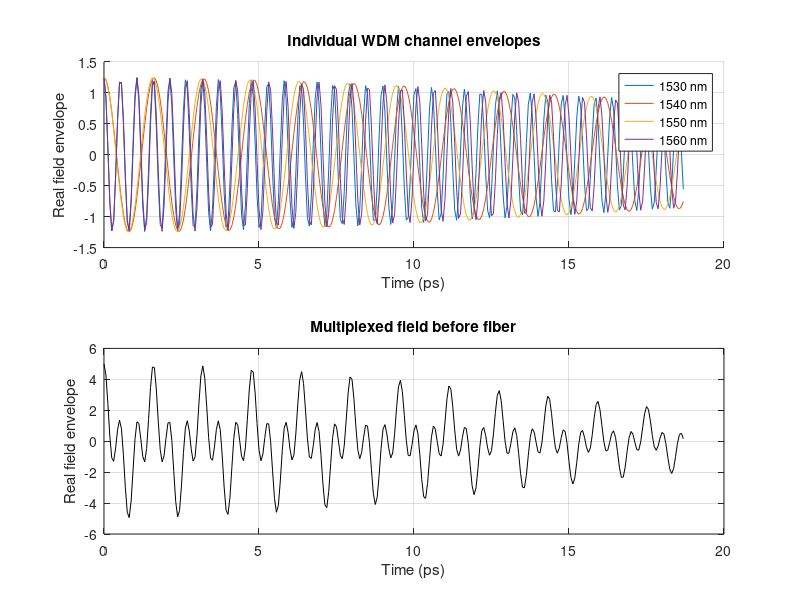
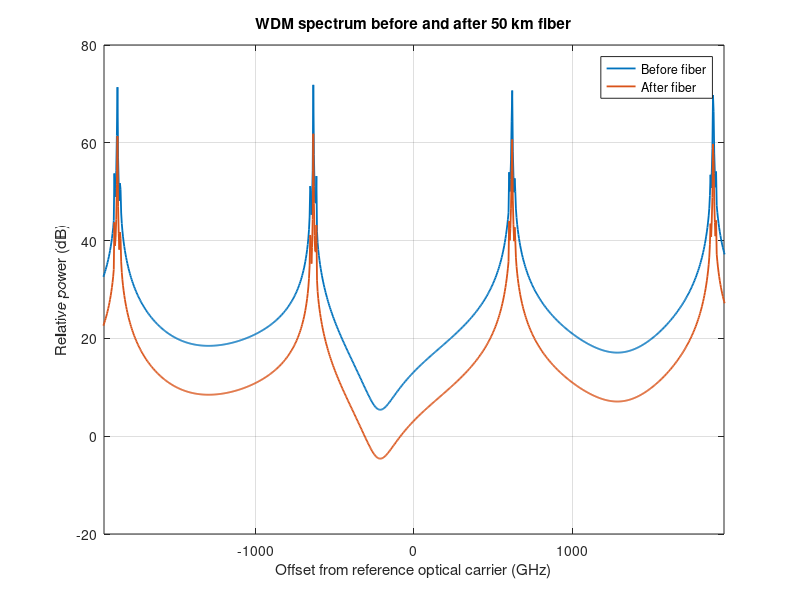
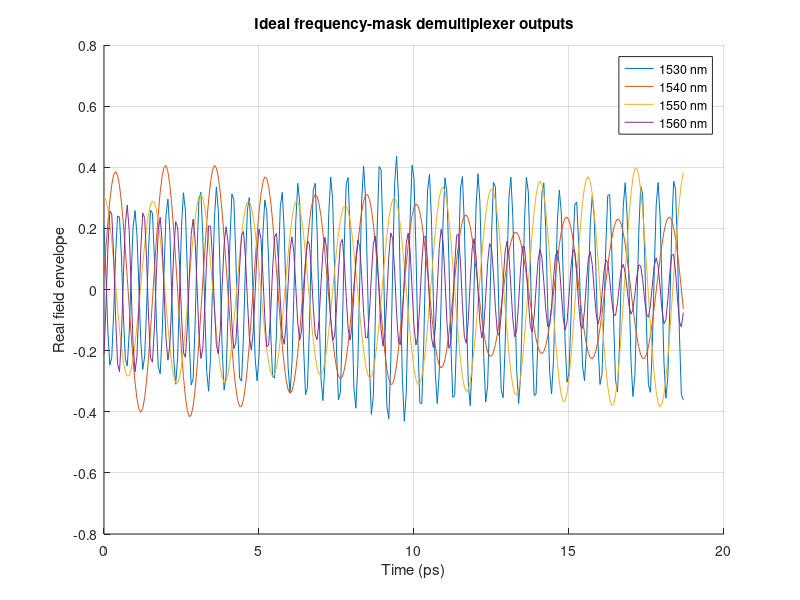
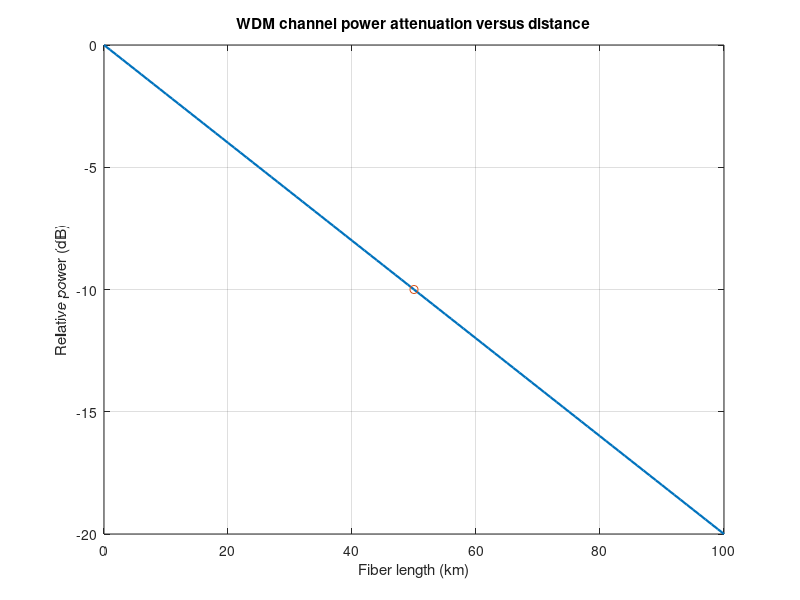

The MATLAB script that drew these images, in order: (Note: this script raises an error after producing the figures.)
% User-configurable WDM complex-envelope simulation.
% Sampling represents complex envelopes, not optical-carrier oscillations.

wdmScriptDir = fileparts(mfilename('fullpath'));
wdmMatlabDir = fileparts(wdmScriptDir);
wdmProjectDir = fileparts(wdmMatlabDir);
wdmGraphDir = fullfile(wdmProjectDir, 'Results', 'Graphs');
if ~exist(wdmGraphDir, 'dir')
    mkdir(wdmGraphDir);
end
wdmDataDir = fullfile(wdmProjectDir, 'Results', 'Data');
if ~exist(wdmDataDir, 'dir')
    mkdir(wdmDataDir);
end
if ~exist('wdmWavelength_nm', 'var')
    wdmWavelength_nm = [1530, 1540, 1550, 1560];
end
if ~exist('wdmFiberLength_km', 'var')
    wdmFiberLength_km = 50;
end
if ~exist('wdmAttenuation_dB_per_km', 'var')
    wdmAttenuation_dB_per_km = 0.2;
end
if ~exist('wdmBeta2_ps2_per_km', 'var')
    wdmBeta2_ps2_per_km = -21.7;
end
if ~exist('wdmModulation_Hz', 'var')
    wdmModulation_Hz = 18e9;
end

wdmSampleCount = 4096;
wdmSampleRate_Hz = 16e12;
wdmSpeedOfLight_m_s = 299792458;
wdmWavelength_nm = wdmWavelength_nm(:).';
wdmChannelCount = numel(wdmWavelength_nm);
if wdmChannelCount < 1 || any(~isfinite(wdmWavelength_nm)) || ...
        any(wdmWavelength_nm <= 0) || numel(unique(wdmWavelength_nm)) ~= wdmChannelCount
    error('WDM wavelengths must be unique, finite, positive values.');
end
wdmOpticalFrequency_Hz = wdmSpeedOfLight_m_s ./ (wdmWavelength_nm * 1e-9);
wdmReferenceFrequency_Hz = mean(wdmOpticalFrequency_Hz);
wdmChannelOffset_Hz = wdmOpticalFrequency_Hz - wdmReferenceFrequency_Hz;
if max(abs(wdmChannelOffset_Hz)) + wdmModulation_Hz >= wdmSampleRate_Hz / 2
    error('WDM channel offsets exceed the configured sample-rate Nyquist limit.');
end
if wdmChannelCount > 1
    wdmChannelSpacing_Hz = min(diff(sort(wdmChannelOffset_Hz)));
else
    wdmChannelSpacing_Hz = wdmSampleRate_Hz;
end
wdmChannelHalfWidth_Hz = 0.45 * wdmChannelSpacing_Hz;
if wdmModulation_Hz >= wdmChannelHalfWidth_Hz
    error('WDM modulation exceeds the ideal channel filter bandwidth.');
end
wdmTime_s = (0:wdmSampleCount - 1) / wdmSampleRate_Hz;
wdmFrequencyOffset_Hz = [0:wdmSampleCount / 2 - 1, ...
    -wdmSampleCount / 2:-1] * (wdmSampleRate_Hz / wdmSampleCount);

wdmChannelFields = zeros(wdmChannelCount, wdmSampleCount);
for wdmChannelIndex = 1:wdmChannelCount
    wdmChannelFields(wdmChannelIndex, :) = ...
        exp(1i * 2 * pi * wdmChannelOffset_Hz(wdmChannelIndex) * wdmTime_s) .* ...
        (1 + 0.25 * cos(2 * pi * wdmModulation_Hz * wdmTime_s));
end
wdmMultiplexed = sum(wdmChannelFields, 1);
wdmBeta2_s2_per_m = wdmBeta2_ps2_per_km * 1e-24 / 1000;
wdmLength_m = wdmFiberLength_km * 1000;
wdmDispersionPhase = exp(-1i * 2 * pi^2 * wdmBeta2_s2_per_m * ...
    wdmLength_m * wdmFrequencyOffset_Hz.^2);
wdmPowerAttenuation = 10^(-wdmAttenuation_dB_per_km * ...
    wdmFiberLength_km / 10);
wdmTransmitted = ifft(fft(wdmMultiplexed) .* wdmDispersionPhase) * ...
    sqrt(wdmPowerAttenuation);

wdmSpectrum = fft(wdmTransmitted);
wdmChannelOutputs = zeros(size(wdmChannelFields));
for wdmChannelIndex = 1:wdmChannelCount
    wdmMask = abs(wdmFrequencyOffset_Hz - ...
        wdmChannelOffset_Hz(wdmChannelIndex)) <= wdmChannelHalfWidth_Hz;
    wdmChannelOutputs(wdmChannelIndex, :) = ifft(wdmSpectrum .* wdmMask);
end

fprintf('WDM channels: %d\n', wdmChannelCount);
fprintf('  Wavelengths (nm): %s\n', sprintf('%.4g ', wdmWavelength_nm));
fprintf('  Fiber: %.4g km, attenuation %.4g dB/km; power transmission %.6g\n', ...
    wdmFiberLength_km, wdmAttenuation_dB_per_km, wdmPowerAttenuation);
fprintf('  Dispersion beta2: %.4g ps^2/km\n', wdmBeta2_ps2_per_km);

wdmTime_ps = wdmTime_s * 1e12;
wdmPlotCount = 300;
wdmColors = lines(wdmChannelCount);
wdmLegend = cell(1, wdmChannelCount);
for wdmChannelIndex = 1:wdmChannelCount
    wdmLegend{wdmChannelIndex} = sprintf('%.4g nm', ...
        wdmWavelength_nm(wdmChannelIndex));
end
figure('Name', 'WDM individual and multiplexed envelopes');
subplot(2, 1, 1);
hold on;
for wdmChannelIndex = 1:wdmChannelCount
    plot(wdmTime_ps(1:wdmPlotCount), ...
        real(wdmChannelFields(wdmChannelIndex, 1:wdmPlotCount)), ...
        'Color', wdmColors(wdmChannelIndex, :));
end
grid on;
xlabel('Time (ps)');
ylabel('Real field envelope');
title('Individual WDM channel envelopes');
legend(wdmLegend, 'Location', 'best');
subplot(2, 1, 2);
plot(wdmTime_ps(1:wdmPlotCount), ...
    real(wdmMultiplexed(1:wdmPlotCount)), 'k');
grid on;
xlabel('Time (ps)');
ylabel('Real field envelope');
title('Multiplexed field before fiber');
saveas(gcf, fullfile(wdmGraphDir, 'wdm_signals.png'));

wdmSpectrumBefore = abs(fft(wdmMultiplexed)).^2;
wdmSpectrumAfter = abs(fft(wdmTransmitted)).^2;
wdmFrequencyGHz = wdmFrequencyOffset_Hz / 1e9;
[wdmFrequencyGHzSorted, wdmOrder] = sort(wdmFrequencyGHz);
wdmSpectrumLimitGHz = max(abs(wdmChannelOffset_Hz)) / 1e9 + ...
    wdmModulation_Hz / 1e9 + 50;
figure('Name', 'WDM spectrum before and after fiber');
plot(wdmFrequencyGHzSorted, ...
    10 * log10(wdmSpectrumBefore(wdmOrder) + 1e-15), ...
    'LineWidth', 1.3);
hold on;
plot(wdmFrequencyGHzSorted, ...
    10 * log10(wdmSpectrumAfter(wdmOrder) + 1e-15), ...
    'LineWidth', 1.3);
xlim([-wdmSpectrumLimitGHz, wdmSpectrumLimitGHz]);
grid on;
xlabel('Offset from reference optical carrier (GHz)');
ylabel('Relative power (dB)');
title(sprintf('WDM spectrum before and after %.4g km fiber', wdmFiberLength_km));
legend('Before fiber', 'After fiber');
saveas(gcf, fullfile(wdmGraphDir, 'wdm_spectrum_before_after.png'));

figure('Name', 'WDM demultiplexed channel outputs');
hold on;
for wdmChannelIndex = 1:wdmChannelCount
    plot(wdmTime_ps(1:wdmPlotCount), ...
        real(wdmChannelOutputs(wdmChannelIndex, 1:wdmPlotCount)), ...
        'Color', wdmColors(wdmChannelIndex, :));
end
grid on;
xlabel('Time (ps)');
ylabel('Real field envelope');
title('Ideal frequency-mask demultiplexer outputs');
legend(wdmLegend, 'Location', 'best');
saveas(gcf, fullfile(wdmGraphDir, 'wdm_demultiplexed.png'));

wdmLengths_km = linspace(0, max(100, wdmFiberLength_km), 101);
wdmOutputPower_dB = -wdmAttenuation_dB_per_km * wdmLengths_km;
figure('Name', 'WDM power versus distance');
plot(wdmLengths_km, wdmOutputPower_dB, 'LineWidth', 1.6);
hold on;
plot(wdmFiberLength_km, ...
    -wdmAttenuation_dB_per_km * wdmFiberLength_km, 'o');
grid on;
xlabel('Fiber length (km)');
ylabel('Relative power (dB)');
title('WDM channel power attenuation versus distance');
saveas(gcf, fullfile(wdmGraphDir, 'wdm_power_vs_distance.png'));

wdmOutputPowerFraction = wdmPowerAttenuation * ...
    mean(abs(wdmChannelFields).^2, 2);
wdmOutput = table((1:wdmChannelCount).', wdmWavelength_nm.', ...
    (wdmOpticalFrequency_Hz / 1e12).', ...
    repmat(wdmFiberLength_km, wdmChannelCount, 1), ...
    repmat(wdmAttenuation_dB_per_km, wdmChannelCount, 1), ...
    repmat(wdmBeta2_ps2_per_km, wdmChannelCount, 1), ...
    wdmOutputPowerFraction, ...
    'VariableNames', {'channel', 'wavelength_nm', ...
    'optical_frequency_thz', 'fiber_length_km', 'attenuation_db_per_km', ...
    'beta2_ps2_per_km', 'fiber_output_power_fraction'});
writetable(wdmOutput, fullfile(wdmDataDir, 'wdm_results_matlab.csv'));

wdmAnimationDir = fullfile(wdmProjectDir, 'Results', 'Animations');
if ~exist(wdmAnimationDir, 'dir')
    mkdir(wdmAnimationDir);
end
wdmGifPath = fullfile(wdmAnimationDir, 'wdm_co_propagation_matlab.gif');
wdmAnimationFigure = figure('Name', 'WDM transmitter-mux-fiber-demux animation', ...
    'Position', [100, 100, 1200, max(500, 140 + 72 * wdmChannelCount)]);
wdmLaneY = wdmChannelCount:-1:1;
wdmCenterY = (wdmChannelCount + 1) / 2;
wdmBundleSpacing = min(0.16, max(0.06, 0.48 / wdmChannelCount));
wdmBundleOffsets = ((0:wdmChannelCount - 1) - ...
    (wdmChannelCount - 1) / 2) * wdmBundleSpacing;
wdmRouteX = [1.25, 2.70, 3.35, 6.65, 7.30, 8.75];
wdmRouteY = zeros(wdmChannelCount, numel(wdmRouteX));
for wdmChannelIndex = 1:wdmChannelCount
    wdmRouteY(wdmChannelIndex, :) = [wdmLaneY(wdmChannelIndex), ...
        wdmLaneY(wdmChannelIndex), ...
        wdmCenterY + wdmBundleOffsets(wdmChannelIndex), ...
        wdmCenterY + wdmBundleOffsets(wdmChannelIndex), ...
        wdmLaneY(wdmChannelIndex), wdmLaneY(wdmChannelIndex)];
end
for wdmFrame = 1:120
    clf(wdmAnimationFigure);
    hold on;
    wdmProgress = (wdmFrame - 1) / 119;
    if wdmProgress < 0.22
        wdmStage = '1/5  Transmitters -> MUX';
    elseif wdmProgress < 0.34
        wdmStage = '2/5  MUX combines channels';
    elseif wdmProgress < 0.70
        wdmStage = '3/5  Together in shared fiber';
    elseif wdmProgress < 0.82
        wdmStage = '4/5  DEMUX separates wavelengths';
    else
        wdmStage = '5/5  Channels -> receivers';
    end
    rectangle('Position', [3.35, wdmCenterY - 0.36, 3.30, 0.72], ...
        'FaceColor', [0.91, 0.94, 0.97], 'EdgeColor', [0.38, 0.49, 0.61], ...
        'LineWidth', 1.5);
    text(5, wdmCenterY + 0.48, ...
        sprintf('ONE FIBER  |  %.4g km', wdmFiberLength_km), ...
        'HorizontalAlignment', 'center', 'FontWeight', 'bold', ...
        'Color', [0.20, 0.29, 0.37]);

    patch([2.70, 3.35, 3.35, 2.70], ...
        [wdmLaneY(1) + 0.35, wdmCenterY + 0.30, ...
        wdmCenterY - 0.30, wdmLaneY(end) - 0.35], ...
        [0.73, 0.91, 0.93], 'EdgeColor', [0.14, 0.42, 0.47], ...
        'LineWidth', 2);
    patch([6.65, 7.30, 7.30, 6.65], ...
        [wdmCenterY + 0.30, wdmLaneY(1) + 0.35, ...
        wdmLaneY(end) - 0.35, wdmCenterY - 0.30], ...
        [0.73, 0.91, 0.93], 'EdgeColor', [0.14, 0.42, 0.47], ...
        'LineWidth', 2);
    text(0.75, wdmChannelCount + 0.45, 'TRANSMITTERS', ...
        'HorizontalAlignment', 'center', 'FontWeight', 'bold');
    text(3.02, wdmChannelCount + 0.45, 'MUX', ...
        'HorizontalAlignment', 'center', 'FontWeight', 'bold');
    text(6.98, wdmChannelCount + 0.45, 'DEMUX', ...
        'HorizontalAlignment', 'center', 'FontWeight', 'bold');
    text(9.25, wdmChannelCount + 0.45, 'RECEIVERS', ...
        'HorizontalAlignment', 'center', 'FontWeight', 'bold');
    text(5, 0.64, wdmStage, ...
        'HorizontalAlignment', 'center', 'Color', [0.12, 0.31, 0.48], ...
        'FontWeight', 'bold', 'FontSize', 10);

    wdmRouteColors = lines(wdmChannelCount);
    for wdmChannelIndex = 1:wdmChannelCount
        wdmY = wdmLaneY(wdmChannelIndex);
        rectangle('Position', [0.25, wdmY - 0.20, 0.90, 0.40], ...
            'FaceColor', [0.96, 0.97, 0.98], 'EdgeColor', [0.20, 0.29, 0.37]);
        text(0.70, wdmY, sprintf('TX %d\\n%.4g nm', ...
            wdmChannelIndex, wdmWavelength_nm(wdmChannelIndex)), ...
            'HorizontalAlignment', 'center', 'FontSize', 8);
        rectangle('Position', [8.75, wdmY - 0.20, 0.90, 0.40], ...
            'FaceColor', [0.96, 0.97, 0.98], 'EdgeColor', [0.20, 0.29, 0.37]);
        text(9.20, wdmY, sprintf('RX %d\\n%.4g nm', ...
            wdmChannelIndex, wdmWavelength_nm(wdmChannelIndex)), ...
            'HorizontalAlignment', 'center', 'FontSize', 8);

        plot(wdmRouteX, wdmRouteY(wdmChannelIndex, :), ...
            'Color', wdmRouteColors(wdmChannelIndex, :) * 0.25 + 0.75, ...
            'LineWidth', 1.5);
        wdmLengths = hypot(diff(wdmRouteX), ...
            diff(wdmRouteY(wdmChannelIndex, :)));
        wdmCumulative = [0, cumsum(wdmLengths)];
        wdmTotalLength = wdmCumulative(end);
        wdmTravelDistance = wdmProgress * wdmTotalLength;
        wdmSampleDistance = linspace(0, wdmTravelDistance, ...
            max(2, round(160 * wdmProgress)));
        wdmActiveX = interp1(wdmCumulative, wdmRouteX, ...
            wdmSampleDistance, 'linear');
        wdmActiveY = interp1(wdmCumulative, ...
            wdmRouteY(wdmChannelIndex, :), wdmSampleDistance, 'linear');
        plot(wdmActiveX, wdmActiveY, ...
            'Color', wdmRouteColors(wdmChannelIndex, :), 'LineWidth', 3);
    end
    plot([0.25, 9.65], [0.28, 0.28], 'Color', [0.34, 0.40, 0.45], ...
        'LineWidth', 1.5);
    quiver(9.30, 0.28, 0.35, 0, 0, 'Color', [0.34, 0.40, 0.45], ...
        'LineWidth', 1.5, 'MaxHeadSize', 0.8);
    text(5, 0.34, 'SIGNAL FLOW', 'HorizontalAlignment', 'center', ...
        'FontWeight', 'bold', 'Color', [0.34, 0.40, 0.45]);
    axis([0, 10, 0, wdmChannelCount + 1]);
    axis off;
    drawnow;
    wdmFrameData = getframe(wdmAnimationFigure);
    [wdmIndexed, wdmMap] = rgb2ind(wdmFrameData.cdata, 256);
    if wdmFrame == 1
        imwrite(wdmIndexed, wdmMap, wdmGifPath, 'gif', ...
            'LoopCount', inf, 'DelayTime', 0.05);
    else
        imwrite(wdmIndexed, wdmMap, wdmGifPath, 'gif', ...
            'WriteMode', 'append', 'DelayTime', 0.05);
    end
end
close(wdmAnimationFigure);

% Retain the original fiber-only view as a second animation for presentations.
wdmFiberGifPath = fullfile(wdmAnimationDir, 'wdm_fiber_propagation_matlab.gif');
wdmFiberFigure = figure('Name', 'WDM waves inside shared fiber');
wdmDistance_km = linspace(0, wdmFiberLength_km, 400);
for wdmFrame = 1:60
    clf(wdmFiberFigure);
    hold on;
    wdmProgress = (wdmFrame - 1) / 59;
    wdmDistanceTraveled_km = wdmFiberLength_km * wdmProgress;
    for wdmChannelIndex = 1:wdmChannelCount
        wdmPhaseScale_km = 10 + (wdmChannelIndex - 1) * 1.7;
        wdmPhaseShift = wdmDistanceTraveled_km / ...
            (50 + (wdmChannelIndex - 1) * 2);
        wdmPhase = 2 * pi * ...
            (wdmDistance_km / wdmPhaseScale_km - wdmPhaseShift);
        wdmLocalLoss_dB = wdmAttenuation_dB_per_km * ...
            wdmDistanceTraveled_km;
        wdmAmplitude = 10^(-wdmLocalLoss_dB / 20);
        plot(wdmDistance_km, wdmAmplitude * sin(wdmPhase), ...
            'Color', wdmRouteColors(wdmChannelIndex, :), 'LineWidth', 1.6);
    end
    grid on;
    xlabel('Distance along the shared fiber (km)');
    ylabel('Illustrative field oscillation');
    title('WDM channels co-propagating through one fiber');
    legend(wdmLegend, 'Location', 'northeast');
    text(0.02, 0.93, sprintf('All %d channels together | distance: %.1f km', ...
        wdmChannelCount, wdmDistanceTraveled_km), ...
        'Units', 'normalized', 'HorizontalAlignment', 'left', ...
        'Color', [0.20, 0.29, 0.37]);
    axis([0, max(wdmFiberLength_km, eps), -1.5, 1.5]);
    drawnow;
    wdmFrameData = getframe(wdmFiberFigure);
    [wdmIndexed, wdmMap] = rgb2ind(wdmFrameData.cdata, 256);
    if wdmFrame == 1
        imwrite(wdmIndexed, wdmMap, wdmFiberGifPath, 'gif', ...
            'LoopCount', inf, 'DelayTime', 0.05);
    else
        imwrite(wdmIndexed, wdmMap, wdmFiberGifPath, 'gif', ...
            'WriteMode', 'append', 'DelayTime', 0.05);
    end
end
close(wdmFiberFigure);
